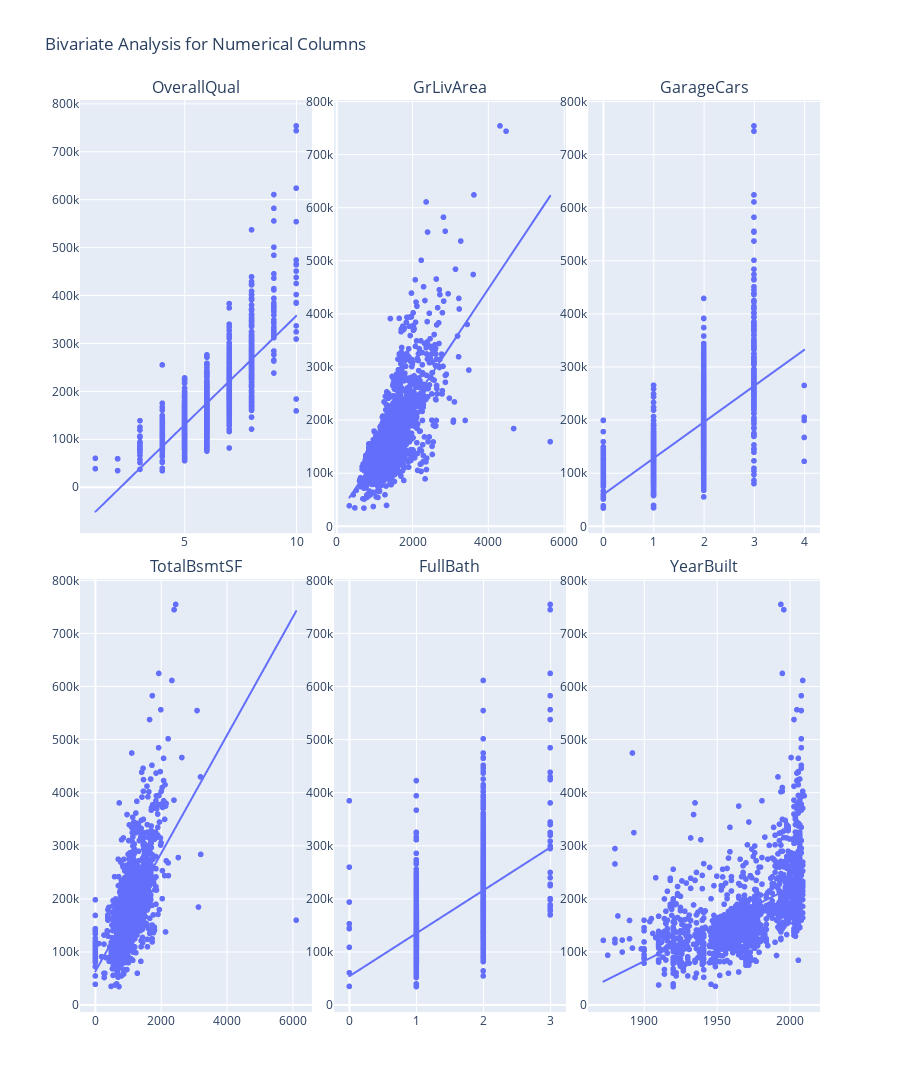

Source (notebook cell):
### Markdown cell above
### Bivariate Analysis

### Code cell
mpx.plot_bivariate_numerical(data=data[cols_to_plot], target="SalePrice", plot_props={}, subplots_props={'horizontal_spacing': 0.03, 'vertical_spacing': 0.05}, exclude=['SalePrice'])

### Figure 1 — Plotly figure (JSON) as saved in the notebook; plotly's stock layout.template omitted (floating-point values rounded to 4 significant figures; data arrays with more than 128 entries replaced by an {"elided": "..."} marker saying what was removed)
{"data": [{"hovertemplate": "OverallQual=%{x}<br>SalePrice=%{y}<extra></extra>", "legendgroup": "", "marker": {"color": "#636efa", "symbol": "circle"}, "mode": "markers", "name": "", "showlegend": false, "type": "scattergl", "x": {"elided": "1460 int values"}, "xaxis": "x", "y": {"elided": "1460 int values"}, "yaxis": "y"}, {"hovertemplate": "<b>OLS trendline</b><br>SalePrice = 45435.8 * OverallQual + -96206.1<br>R<sup>2</sup>=0.625652<br><br>OverallQual=%{x}<br>SalePrice=%{y} <b>(trend)</b><extra></extra>", "legendgroup": "", "marker": {"color": "#636efa", "symbol": "circle"}, "mode": "lines", "name": "", "showlegend": false, "type": "scattergl", "x": {"elided": "1460 int values"}, "xaxis": "x", "y": {"elided": "1460 float values"}, "yaxis": "y"}, {"hovertemplate": "GrLivArea=%{x}<br>SalePrice=%{y}<extra></extra>", "legendgroup": "", "marker": {"color": "#636efa", "symbol": "circle"}, "mode": "markers", "name": "", "showlegend": false, "type": "scattergl", "x": {"elided": "1460 int values"}, "xaxis": "x2", "y": {"elided": "1460 int values"}, "yaxis": "y2"}, {"hovertemplate": "<b>OLS trendline</b><br>SalePrice = 107.13 * GrLivArea + 18569<br>R<sup>2</sup>=0.502149<br><br>GrLivArea=%{x}<br>SalePrice=%{y} <b>(trend)</b><extra></extra>", "legendgroup": "", "marker": {"color": "#636efa", "symbol": "circle"}, "mode": "lines", "name": "", "showlegend": false, "type": "scattergl", "x": {"elided": "1460 int values"}, "xaxis": "x2", "y": {"elided": "1460 float values"}, "yaxis": "y2"}, {"hovertemplate": "GarageCars=%{x}<br>SalePrice=%{y}<extra></extra>", "legendgroup": "", "marker": {"color": "#636efa", "symbol": "circle"}, "mode": "markers", "name": "", "showlegend": false, "type": "scattergl", "x": {"elided": "1460 int values"}, "xaxis": "x3", "y": {"elided": "1460 int values"}, "yaxis": "y3"}, {"hovertemplate": "<b>OLS trendline</b><br>SalePrice = 68078 * GarageCars + 60619<br>R<sup>2</sup>=0.410124<br><br>GarageCars=%{x}<br>SalePrice=%{y} <b>(trend)</b><extra></extra>", "legendgroup": "", "marker": {"color": "#636efa", "symbol": "circle"}, "mode": "lines", "name": "", "showlegend": false, "type": "scattergl", "x": {"elided": "1460 int values"}, "xaxis": "x3", "y": {"elided": "1460 float values"}, "yaxis": "y3"}, {"hovertemplate": "TotalBsmtSF=%{x}<br>SalePrice=%{y}<extra></extra>", "legendgroup": "", "marker": {"color": "#636efa", "symbol": "circle"}, "mode": "markers", "name": "", "showlegend": false, "type": "scattergl", "x": {"elided": "1460 int values"}, "xaxis": "x4", "y": {"elided": "1460 int values"}, "yaxis": "y4"}, {"hovertemplate": "<b>OLS trendline</b><br>SalePrice = 111.11 * TotalBsmtSF + 63430.6<br>R<sup>2</sup>=0.376481<br><br>TotalBsmtSF=%{x}<br>SalePrice=%{y} <b>(trend)</b><extra></extra>", "legendgroup": "", "marker": {"color": "#636efa", "symbol": "circle"}, "mode": "lines", "name": "", "showlegend": false, "type": "scattergl", "x": {"elided": "1460 int values"}, "xaxis": "x4", "y": {"elided": "1460 float values"}, "yaxis": "y4"}, {"hovertemplate": "FullBath=%{x}<br>SalePrice=%{y}<extra></extra>", "legendgroup": "", "marker": {"color": "#636efa", "symbol": "circle"}, "mode": "markers", "name": "", "showlegend": false, "type": "scattergl", "x": {"elided": "1460 int values"}, "xaxis": "x5", "y": {"elided": "1460 int values"}, "yaxis": "y5"}, {"hovertemplate": "<b>OLS trendline</b><br>SalePrice = 80848.2 * FullBath + 54388.3<br>R<sup>2</sup>=0.314344<br><br>FullBath=%{x}<br>SalePrice=%{y} <b>(trend)</b><extra></extra>", "legendgroup": "", "marker": {"color": "#636efa", "symbol": "circle"}, "mode": "lines", "name": "", "showlegend": false, "type": "scattergl", "x": {"elided": "1460 int values"}, "xaxis": "x5", "y": {"elided": "1460 float values"}, "yaxis": "y5"}, {"hovertemplate": "YearBuilt=%{x}<br>SalePrice=%{y}<extra></extra>", "legendgroup": "", "marker": {"color": "#636efa", "symbol": "circle"}, "mode": "markers", "name": "", "showlegend": false, "type": "scattergl", "x": {"elided": "1460 int values"}, "xaxis": "x6", "y": {"elided": "1460 int values"}, "yaxis": "y6"}, {"hovertemplate": "<b>OLS trendline</b><br>SalePrice = 1375.37 * YearBuilt + -2.53031e+06<br>R<sup>2</sup>=0.273422<br><br>YearBuilt=%{x}<br>SalePrice=%{y} <b>(trend)</b><extra></extra>", "legendgroup": "", "marker": {"color": "#636efa", "symbol": "circle"}, "mode": "lines", "name": "", "showlegend": false, "type": "scattergl", "x": {"elided": "1460 int values"}, "xaxis": "x6", "y": {"elided": "1460 float values"}, "yaxis": "y6"}], "layout": {"annotations": [{"font": {"size": 16}, "showarrow": false, "text": "OverallQual", "x": 0.1567, "xanchor": "center", "xref": "paper", "y": 1, "yanchor": "bottom", "yref": "paper"}, {"font": {"size": 16}, "showarrow": false, "text": "GrLivArea", "x": 0.5, "xanchor": "center", "xref": "paper", "y": 1, "yanchor": "bottom", "yref": "paper"}, {"font": {"size": 16}, "showarrow": false, "text": "GarageCars", "x": 0.8433, "xanchor": "center", "xref": "paper", "y": 1, "yanchor": "bottom", "yref": "paper"}, {"font": {"size": 16}, "showarrow": false, "text": "TotalBsmtSF", "x": 0.1567, "xanchor": "center", "xref": "paper", "y": 0.475, "yanchor": "bottom", "yref": "paper"}, {"font": {"size": 16}, "showarrow": false, "text": "FullBath", "x": 0.5, "xanchor": "center", "xref": "paper", "y": 0.475, "yanchor": "bottom", "yref": "paper"}, {"font": {"size": 16}, "showarrow": false, "text": "YearBuilt", "x": 0.8433, "xanchor": "center", "xref": "paper", "y": 0.475, "yanchor": "bottom", "yref": "paper"}], "height": 1200, "showlegend": true, "title": {"text": "Bivariate Analysis for Numerical Columns"}, "xaxis": {"anchor": "y", "domain": [0, 0.3133]}, "xaxis2": {"anchor": "y2", "domain": [0.3433, 0.6567]}, "xaxis3": {"anchor": "y3", "domain": [0.6867, 1.0]}, "xaxis4": {"anchor": "y4", "domain": [0, 0.3133]}, "xaxis5": {"anchor": "y5", "domain": [0.3433, 0.6567]}, "xaxis6": {"anchor": "y6", "domain": [0.6867, 1.0]}, "yaxis": {"anchor": "x", "domain": [0.525, 1]}, "yaxis2": {"anchor": "x2", "domain": [0.525, 1]}, "yaxis3": {"anchor": "x3", "domain": [0.525, 1]}, "yaxis4": {"anchor": "x4", "domain": [0, 0.475]}, "yaxis5": {"anchor": "x5", "domain": [0, 0.475]}, "yaxis6": {"anchor": "x6", "domain": [0, 0.475]}}}
